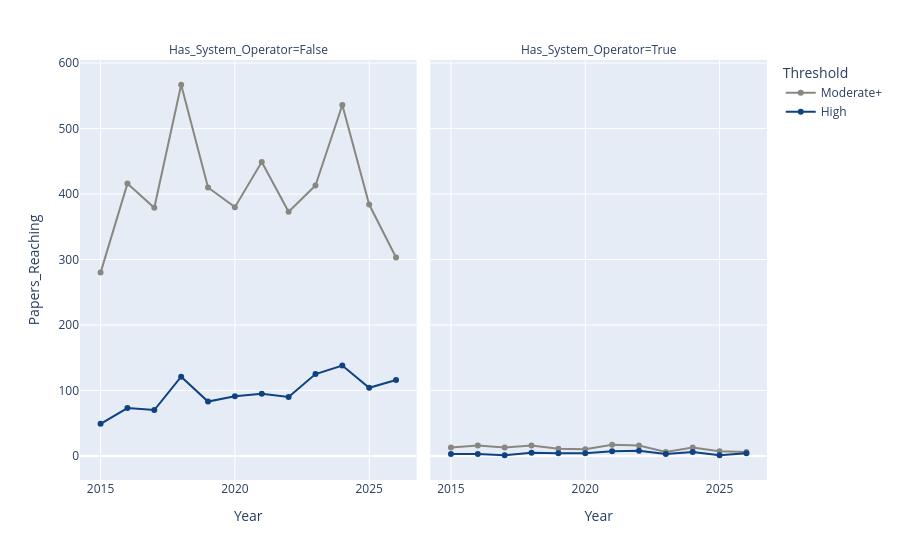

Here is the notebook cell this chart was saved with:
### Code cell
headline_fig = px.line(
    reach_share,
    x="Year",
    y="Papers_Reaching",
    color="Threshold",
    facet_col = "Has_System_Operator",
    color_discrete_map={"Moderate+": CONTEXT, "High": ACCENT},
    markers=True,
    line_shape="linear",
    category_orders={"Threshold": list(THRESHOLDS.keys())},
    labels={"Share": "Share of papers (%)"},
)
headline_fig.show()

### Figure 1 — Plotly figure (JSON) as saved in the notebook; plotly's stock layout.template omitted (floating-point values rounded to 4 significant figures)
{"data": [{"hovertemplate": "Threshold=Moderate+<br>Has_System_Operator=False<br>Year=%{x}<br>Papers_Reaching=%{y}<extra></extra>", "legendgroup": "Moderate+", "line": {"color": "#898781", "dash": "solid", "shape": "linear"}, "marker": {"symbol": "circle"}, "mode": "lines+markers", "name": "Moderate+", "orientation": "v", "showlegend": true, "type": "scatter", "x": [2015, 2016, 2017, 2018, 2019, 2020, 2021, 2022, 2023, 2024, 2025, 2026], "xaxis": "x", "y": [280, 416, 379, 567, 410, 380, 449, 373, 413, 536, 384, 303], "yaxis": "y"}, {"hovertemplate": "Threshold=Moderate+<br>Has_System_Operator=True<br>Year=%{x}<br>Papers_Reaching=%{y}<extra></extra>", "legendgroup": "Moderate+", "line": {"color": "#898781", "dash": "solid", "shape": "linear"}, "marker": {"symbol": "circle"}, "mode": "lines+markers", "name": "Moderate+", "orientation": "v", "showlegend": false, "type": "scatter", "x": [2015, 2016, 2017, 2018, 2019, 2020, 2021, 2022, 2023, 2024, 2025, 2026], "xaxis": "x2", "y": [13, 16, 13, 16, 11, 10, 17, 16, 6, 13, 7, 6], "yaxis": "y2"}, {"hovertemplate": "Threshold=High<br>Has_System_Operator=False<br>Year=%{x}<br>Papers_Reaching=%{y}<extra></extra>", "legendgroup": "High", "line": {"color": "#104281", "dash": "solid", "shape": "linear"}, "marker": {"symbol": "circle"}, "mode": "lines+markers", "name": "High", "orientation": "v", "showlegend": true, "type": "scatter", "x": [2015, 2016, 2017, 2018, 2019, 2020, 2021, 2022, 2023, 2024, 2025, 2026], "xaxis": "x", "y": [49, 73, 70, 121, 83, 91, 95, 90, 125, 138, 104, 116], "yaxis": "y"}, {"hovertemplate": "Threshold=High<br>Has_System_Operator=True<br>Year=%{x}<br>Papers_Reaching=%{y}<extra></extra>", "legendgroup": "High", "line": {"color": "#104281", "dash": "solid", "shape": "linear"}, "marker": {"symbol": "circle"}, "mode": "lines+markers", "name": "High", "orientation": "v", "showlegend": false, "type": "scatter", "x": [2015, 2016, 2017, 2018, 2019, 2020, 2021, 2022, 2023, 2024, 2025, 2026], "xaxis": "x2", "y": [3, 3, 1, 5, 4, 4, 7, 8, 3, 6, 1, 4], "yaxis": "y2"}], "layout": {"annotations": [{"font": {}, "showarrow": false, "text": "Has_System_Operator=False", "x": 0.245, "xanchor": "center", "xref": "paper", "y": 1, "yanchor": "bottom", "yref": "paper"}, {"font": {}, "showarrow": false, "text": "Has_System_Operator=True", "x": 0.755, "xanchor": "center", "xref": "paper", "y": 1, "yanchor": "bottom", "yref": "paper"}], "legend": {"title": {"text": "Threshold"}, "tracegroupgap": 0}, "margin": {"t": 60}, "xaxis": {"anchor": "y", "domain": [0, 0.49], "title": {"text": "Year"}}, "xaxis2": {"anchor": "y2", "domain": [0.51, 1], "matches": "x", "title": {"text": "Year"}}, "yaxis": {"anchor": "x", "domain": [0, 1], "title": {"text": "Papers_Reaching"}}, "yaxis2": {"anchor": "x2", "domain": [0, 1], "matches": "y", "showticklabels": false}}}
